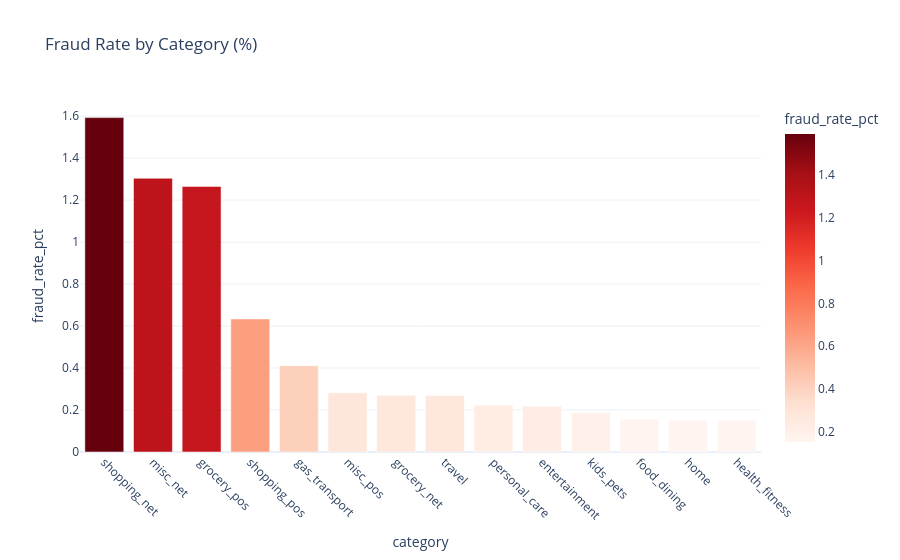

Source (notebook cell):
### Markdown cell above
## SQL Analysis 1 — Fraud by Category + State

### Code cell
query1 = '''
SELECT
    category,
    COUNT(*) AS total_txns,
    SUM(is_fraud) AS fraud_count,
    ROUND(AVG(is_fraud)*100, 3) AS fraud_rate_pct,
    ROUND(AVG(amt), 2) AS avg_amount,
    ROUND(SUM(CASE WHEN is_fraud=1 THEN amt ELSE 0 END), 2) AS total_fraud_amount
FROM transactions
GROUP BY category
ORDER BY fraud_rate_pct DESC
'''
fraud_by_cat = pd.read_sql(query1, conn)
print('Fraud Rate by Category:')
print(fraud_by_cat.to_string(index=False))

fig = px.bar(fraud_by_cat, x='category', y='fraud_rate_pct',
             title='Fraud Rate by Category (%)',
             color='fraud_rate_pct', color_continuous_scale='Reds')
fig.update_layout(template='plotly_white', xaxis_tickangle=45)
fig.show()

### Figure 1 — Plotly figure (JSON) as saved in the notebook; plotly's stock layout.template omitted (floating-point values rounded to 4 significant figures)
{"data": [{"hovertemplate": "category=%{x}<br>fraud_rate_pct=%{marker.color}<extra></extra>", "legendgroup": "", "marker": {"color": [1.593, 1.304, 1.265, 0.634, 0.411, 0.282, 0.27, 0.269, 0.223, 0.218, 0.188, 0.157, 0.151, 0.151], "coloraxis": "coloraxis", "pattern": {"shape": ""}}, "name": "", "orientation": "v", "showlegend": false, "textposition": "auto", "type": "bar", "x": ["shopping_net", "misc_net", "grocery_pos", "shopping_pos", "gas_transport", "misc_pos", "grocery_net", "travel", "personal_care", "entertainment", "kids_pets", "food_dining", "home", "health_fitness"], "xaxis": "x", "y": [1.593, 1.304, 1.265, 0.634, 0.411, 0.282, 0.27, 0.269, 0.223, 0.218, 0.188, 0.157, 0.151, 0.151], "yaxis": "y"}], "layout": {"barmode": "relative", "coloraxis": {"colorbar": {"title": {"text": "fraud_rate_pct"}}, "colorscale": [[0, "rgb(255,245,240)"], [0.125, "rgb(254,224,210)"], [0.25, "rgb(252,187,161)"], [0.375, "rgb(252,146,114)"], [0.5, "rgb(251,106,74)"], [0.625, "rgb(239,59,44)"], [0.75, "rgb(203,24,29)"], [0.875, "rgb(165,15,21)"], [1, "rgb(103,0,13)"]]}, "legend": {"tracegroupgap": 0}, "title": {"text": "Fraud Rate by Category (%)"}, "xaxis": {"anchor": "y", "domain": [0, 1], "tickangle": 45, "title": {"text": "category"}}, "yaxis": {"anchor": "x", "domain": [0, 1], "title": {"text": "fraud_rate_pct"}}}}
